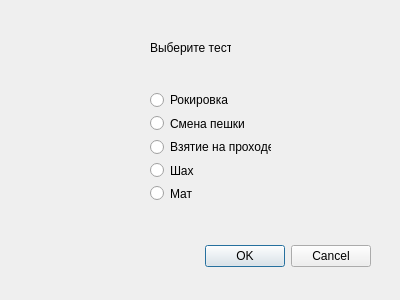
<?xml version="1.0" encoding="UTF-8"?>
<ui version="4.0">
 <class>testsVariants</class>
 <widget class="QDialog" name="testsVariants">
  <property name="geometry">
   <rect>
    <x>0</x>
    <y>0</y>
    <width>400</width>
    <height>300</height>
   </rect>
  </property>
  <property name="windowTitle">
   <string>Dialog</string>
  </property>
  <widget class="QDialogButtonBox" name="buttonBox">
   <property name="geometry">
    <rect>
     <x>30</x>
     <y>240</y>
     <width>341</width>
     <height>32</height>
    </rect>
   </property>
   <property name="orientation">
    <enum>Qt::Horizontal</enum>
   </property>
   <property name="standardButtons">
    <set>QDialogButtonBox::Cancel|QDialogButtonBox::Ok</set>
   </property>
  </widget>
  <widget class="QLabel" name="label">
   <property name="geometry">
    <rect>
     <x>150</x>
     <y>40</y>
     <width>81</width>
     <height>16</height>
    </rect>
   </property>
   <property name="text">
    <string>Выберите тест</string>
   </property>
  </widget>
  <widget class="QWidget" name="layoutWidget">
   <property name="geometry">
    <rect>
     <x>150</x>
     <y>91</y>
     <width>121</width>
     <height>111</height>
    </rect>
   </property>
   <layout class="QVBoxLayout" name="verticalLayout">
    <item>
     <widget class="QRadioButton" name="radioButton">
      <property name="text">
       <string>Рокировка</string>
      </property>
     </widget>
    </item>
    <item>
     <widget class="QRadioButton" name="radioButton_2">
      <property name="text">
       <string>Смена пешки</string>
      </property>
     </widget>
    </item>
    <item>
     <widget class="QRadioButton" name="radioButton_3">
      <property name="text">
       <string>Взятие на проходе</string>
      </property>
     </widget>
    </item>
    <item>
     <widget class="QRadioButton" name="radioButton_4">
      <property name="text">
       <string>Шах</string>
      </property>
     </widget>
    </item>
    <item>
     <widget class="QRadioButton" name="radioButton_5">
      <property name="text">
       <string>Мат</string>
      </property>
     </widget>
    </item>
   </layout>
  </widget>
 </widget>
 <resources/>
 <connections>
  <connection>
   <sender>buttonBox</sender>
   <signal>accepted()</signal>
   <receiver>testsVariants</receiver>
   <slot>accept()</slot>
   <hints>
    <hint type="sourcelabel">
     <x>248</x>
     <y>254</y>
    </hint>
    <hint type="destinationlabel">
     <x>157</x>
     <y>274</y>
    </hint>
   </hints>
  </connection>
  <connection>
   <sender>buttonBox</sender>
   <signal>rejected()</signal>
   <receiver>testsVariants</receiver>
   <slot>reject()</slot>
   <hints>
    <hint type="sourcelabel">
     <x>316</x>
     <y>260</y>
    </hint>
    <hint type="destinationlabel">
     <x>286</x>
     <y>274</y>
    </hint>
   </hints>
  </connection>
 </connections>
</ui>
